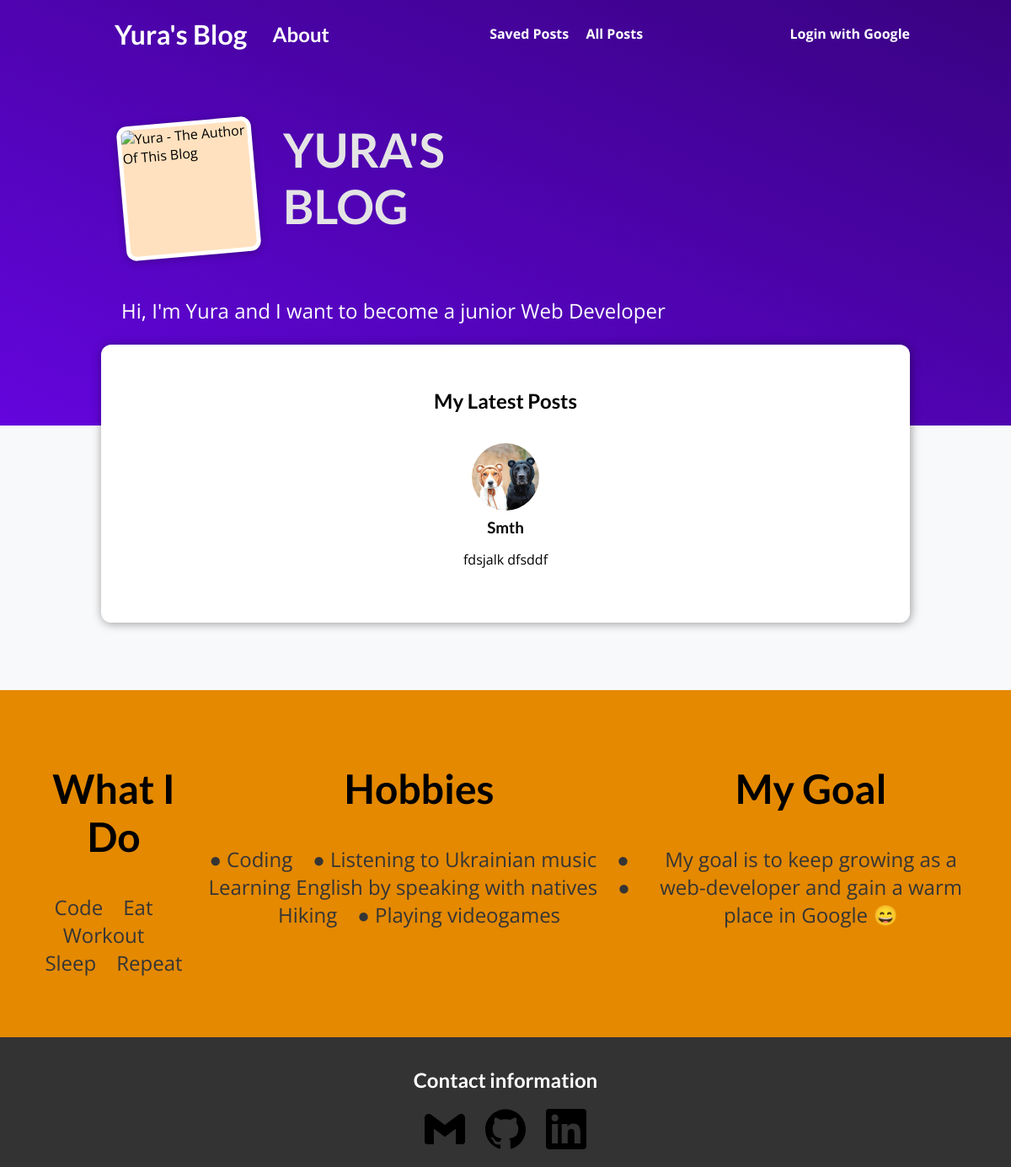
The app's page /, older data.
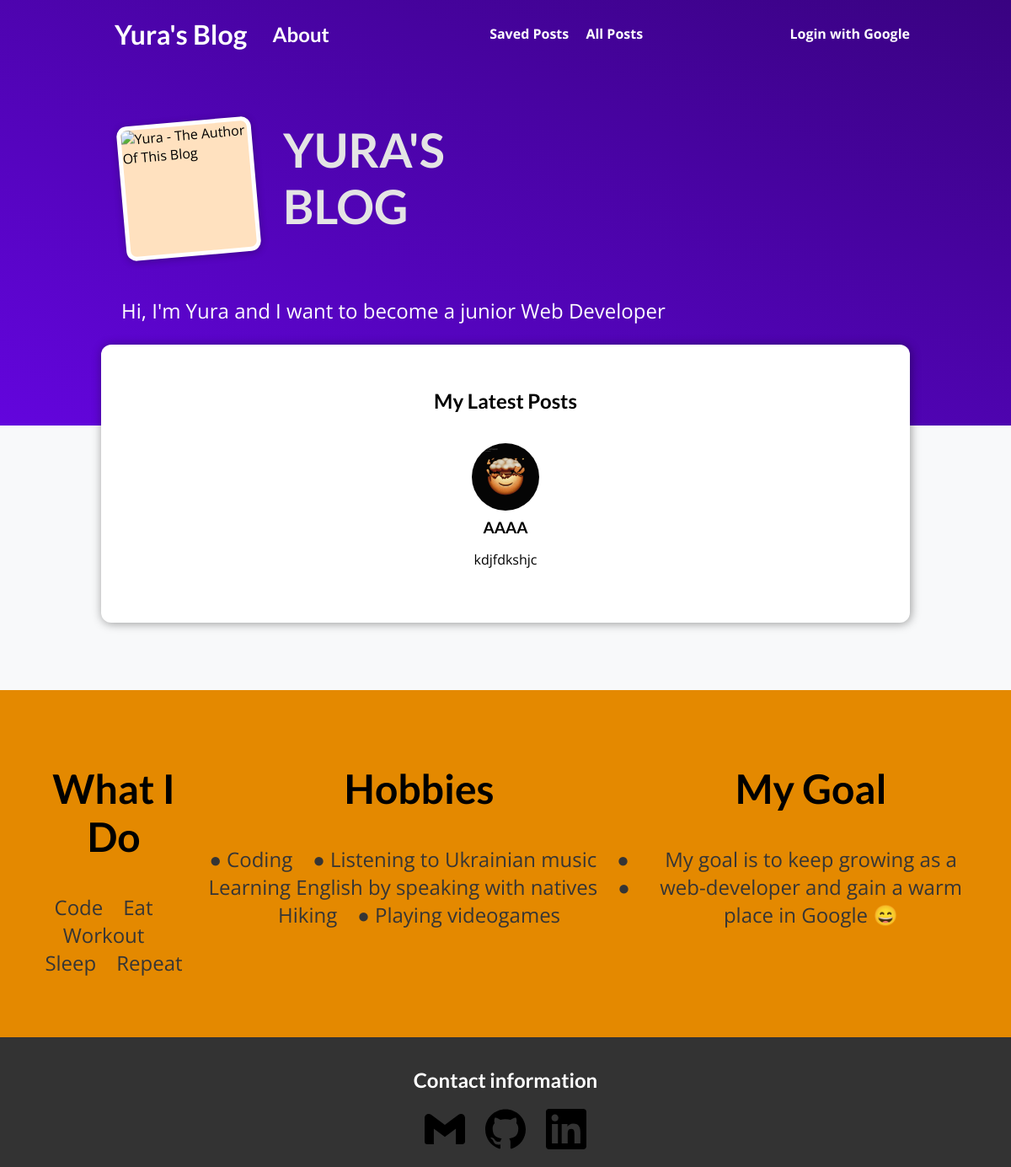
The same page, newer data.
### main_app/models.py (models this page shows, shortened)
class Post(models.Model):
    title = models.CharField(max_length=100)
    excerpt = models.CharField(max_length=150)
    image = models.ImageField(upload_to="posts", null=True)
    date = models.DateField(auto_now=True)
    slug = models.SlugField(unique=True, blank=True, null=False, db_index=True)
    content = models.TextField(validators=[MinLengthValidator(10)])
    author = models.ForeignKey(Author, on_delete=models.SET_NULL, null=True, related_name="posts")
    tags = models.ManyToManyField(Tag)

### main_app/views.py (the view)
# urls.py: path("", views.StartingPageView.as_view(), name="starting-page"),
class StartingPageView(ListView):
    model = Post
    template_name = "main_app/index.html"
    ordering = ["-date"]
    context_object_name = "posts"
    def get_queryset(self):
        queryset = super().get_queryset()
        data = queryset[:3]
        return data

### main_app/templates/main_app/index.html (shortened to what this page needs)
{% extends 'base.html' %}
{% load static %}
{% block css_files%}
    <link rel="stylesheet" href="{% static "main_app/post.css" %}">
    <link rel="stylesheet" href="{% static "main_app/index.css" %}">
{% endblock %}
{% block content %}
    <section id="welcome">
        <header>
            <img src="{% static "main_app/images/me.jpg" %}" alt="Yura - The Author Of This Blog">
            <h2>YURA'S BLOG</h2>
        </header>
        <p>Hi, I'm Yura and I want to become a junior Web Developer</p>
    </section>
    <section id="latest-posts">
        <h2>My Latest Posts</h2>
        <ul>
            {% for post in posts %}
                {% include "main_app/includes/post.html" %}
            {% endfor %}
        </ul>
    </section>
    <section id="about">
        <div>
            <h2>What I Do</h2>
            <p>
                Code&emsp;Eat&emsp;Workout&emsp;Sleep&emsp;Repeat
            </p>
        </div>
        <div>
            <h2>Hobbies</h2>
            <p>
                ● Coding&emsp;● Listening to Ukrainian music&emsp;● Learning English by speaking with natives&emsp;● Hiking&emsp;● Playing videogames
            </p>
        </div>
        <div>
            <h2>My Goal</h2>
            <p>
                My goal is to keep growing as a web-developer and gain a warm place in Google 😄
            </p>
        </div>
    </section>
{% endblock %}

### main_app/templates/main_app/includes/post.html
<li>
    <article class="post">
        <a href="{% url "single-post" post.slug %}">
            <img src="{{ post.image.url }}" alt="{{ post.title }}">
            <div class="post__content">
                <h3>{{ post.title }}</h3>
                <p>
                    {{ post.excerpt }}
                </p>
               </div>
         </a>
    </article>
</li>

Row changes from the older to the newer data that the page shows:
removed Post: image (picture), title "Smth", excerpt "fdsjalk dfsddf"
added Post: image (picture), title "AAAA", excerpt "kdjfdkshjc"
